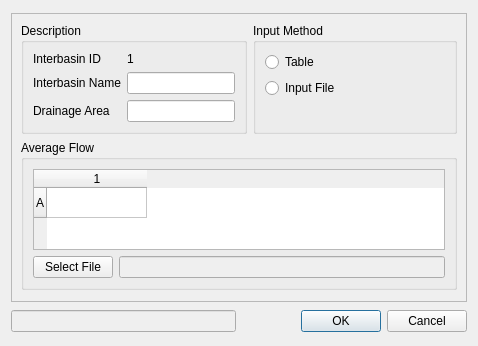
<?xml version="1.0" encoding="UTF-8"?>
<ui version="4.0">
 <class>interbasin_dialog</class>
 <widget class="QDialog" name="interbasin_dialog">
  <property name="geometry">
   <rect>
    <x>0</x>
    <y>0</y>
    <width>478</width>
    <height>346</height>
   </rect>
  </property>
  <property name="windowTitle">
   <string>Interbasin</string>
  </property>
  <layout class="QGridLayout" name="gridLayout">
   <item row="1" column="0">
    <widget class="QLineEdit" name="int_basin_name_display">
     <property name="enabled">
      <bool>false</bool>
     </property>
    </widget>
   </item>
   <item row="1" column="1">
    <widget class="QDialogButtonBox" name="buttonBox">
     <property name="orientation">
      <enum>Qt::Horizontal</enum>
     </property>
     <property name="standardButtons">
      <set>QDialogButtonBox::Cancel|QDialogButtonBox::Ok</set>
     </property>
    </widget>
   </item>
   <item row="0" column="0" colspan="2">
    <widget class="QFrame" name="frame">
     <property name="sizePolicy">
      <sizepolicy hsizetype="Preferred" vsizetype="Maximum">
       <horstretch>0</horstretch>
       <verstretch>0</verstretch>
      </sizepolicy>
     </property>
     <property name="maximumSize">
      <size>
       <width>16777215</width>
       <height>289</height>
      </size>
     </property>
     <property name="frameShape">
      <enum>QFrame::StyledPanel</enum>
     </property>
     <property name="frameShadow">
      <enum>QFrame::Raised</enum>
     </property>
     <layout class="QFormLayout" name="formLayout">
      <property name="fieldGrowthPolicy">
       <enum>QFormLayout::AllNonFixedFieldsGrow</enum>
      </property>
      <item row="0" column="0">
       <widget class="QGroupBox" name="IB_description_box">
        <property name="sizePolicy">
         <sizepolicy hsizetype="Fixed" vsizetype="Fixed">
          <horstretch>0</horstretch>
          <verstretch>0</verstretch>
         </sizepolicy>
        </property>
        <property name="maximumSize">
         <size>
          <width>250</width>
          <height>16777215</height>
         </size>
        </property>
        <property name="title">
         <string>Description</string>
        </property>
        <layout class="QGridLayout" name="gridLayout_2">
         <item row="0" column="1">
          <widget class="QLabel" name="interbasin_id_display">
           <property name="text">
            <string>1</string>
           </property>
          </widget>
         </item>
         <item row="0" column="0">
          <widget class="QLabel" name="interbasin_id_label">
           <property name="text">
            <string>Interbasin ID</string>
           </property>
          </widget>
         </item>
         <item row="2" column="0">
          <widget class="QLabel" name="drainage_area_label">
           <property name="text">
            <string>Drainage Area</string>
           </property>
           <property name="buddy">
            <cstring>drainage_area_edit</cstring>
           </property>
          </widget>
         </item>
         <item row="2" column="1">
          <widget class="QLineEdit" name="drainage_area_edit"/>
         </item>
         <item row="1" column="0">
          <widget class="QLabel" name="interbasin_name_label">
           <property name="text">
            <string>Interbasin Name</string>
           </property>
           <property name="buddy">
            <cstring>interbasin_name_edit</cstring>
           </property>
          </widget>
         </item>
         <item row="1" column="1">
          <widget class="QLineEdit" name="interbasin_name_edit"/>
         </item>
        </layout>
       </widget>
      </item>
      <item row="0" column="1">
       <widget class="QGroupBox" name="input_method_box">
        <property name="title">
         <string>Input Method</string>
        </property>
        <layout class="QFormLayout" name="formLayout_2">
         <item row="0" column="0">
          <widget class="QRadioButton" name="table_radio">
           <property name="text">
            <string>Table</string>
           </property>
          </widget>
         </item>
         <item row="1" column="0">
          <widget class="QRadioButton" name="file_radio">
           <property name="text">
            <string>Input File</string>
           </property>
          </widget>
         </item>
        </layout>
       </widget>
      </item>
      <item row="1" column="0" colspan="2">
       <widget class="QGroupBox" name="ave_flow_box">
        <property name="sizePolicy">
         <sizepolicy hsizetype="Preferred" vsizetype="Fixed">
          <horstretch>0</horstretch>
          <verstretch>0</verstretch>
         </sizepolicy>
        </property>
        <property name="maximumSize">
         <size>
          <width>16777215</width>
          <height>150</height>
         </size>
        </property>
        <property name="title">
         <string>Average Flow</string>
        </property>
        <layout class="QGridLayout" name="gridLayout_3">
         <item row="1" column="1">
          <widget class="QLineEdit" name="flow_file_edit">
           <property name="enabled">
            <bool>false</bool>
           </property>
          </widget>
         </item>
         <item row="1" column="0">
          <widget class="QPushButton" name="file_button">
           <property name="text">
            <string>Select File</string>
           </property>
          </widget>
         </item>
         <item row="0" column="0" colspan="2">
          <widget class="QTableWidget" name="ave_flows_table">
           <row>
            <property name="text">
             <string>A</string>
            </property>
           </row>
           <column>
            <property name="text">
             <string>1</string>
            </property>
           </column>
          </widget>
         </item>
        </layout>
       </widget>
      </item>
     </layout>
    </widget>
   </item>
  </layout>
 </widget>
 <tabstops>
  <tabstop>interbasin_name_edit</tabstop>
  <tabstop>drainage_area_edit</tabstop>
  <tabstop>ave_flows_table</tabstop>
  <tabstop>int_basin_name_display</tabstop>
  <tabstop>buttonBox</tabstop>
 </tabstops>
 <resources/>
 <connections>
  <connection>
   <sender>buttonBox</sender>
   <signal>accepted()</signal>
   <receiver>interbasin_dialog</receiver>
   <slot>accept()</slot>
   <hints>
    <hint type="sourcelabel">
     <x>248</x>
     <y>254</y>
    </hint>
    <hint type="destinationlabel">
     <x>157</x>
     <y>274</y>
    </hint>
   </hints>
  </connection>
  <connection>
   <sender>buttonBox</sender>
   <signal>rejected()</signal>
   <receiver>interbasin_dialog</receiver>
   <slot>reject()</slot>
   <hints>
    <hint type="sourcelabel">
     <x>316</x>
     <y>260</y>
    </hint>
    <hint type="destinationlabel">
     <x>286</x>
     <y>274</y>
    </hint>
   </hints>
  </connection>
 </connections>
</ui>
